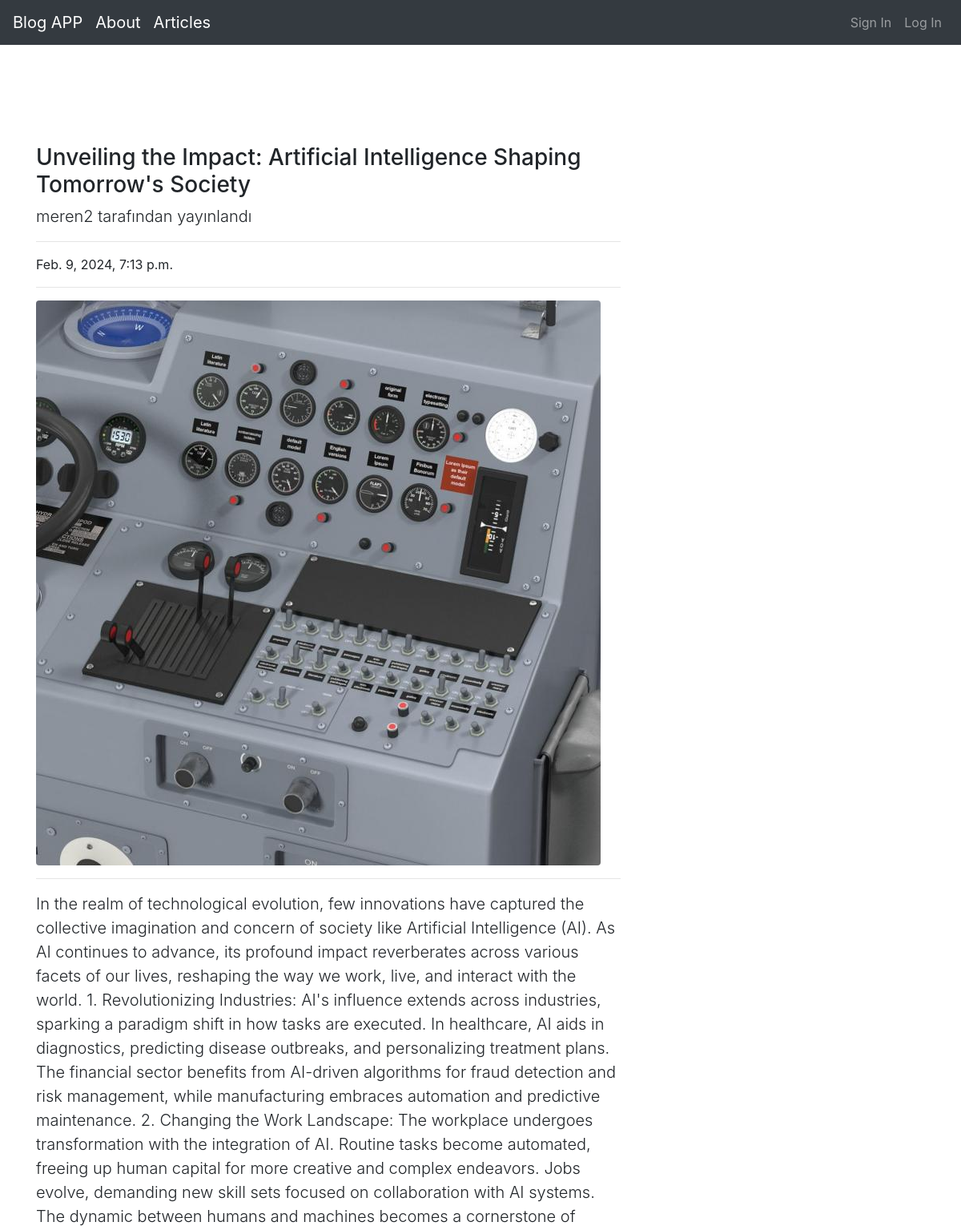
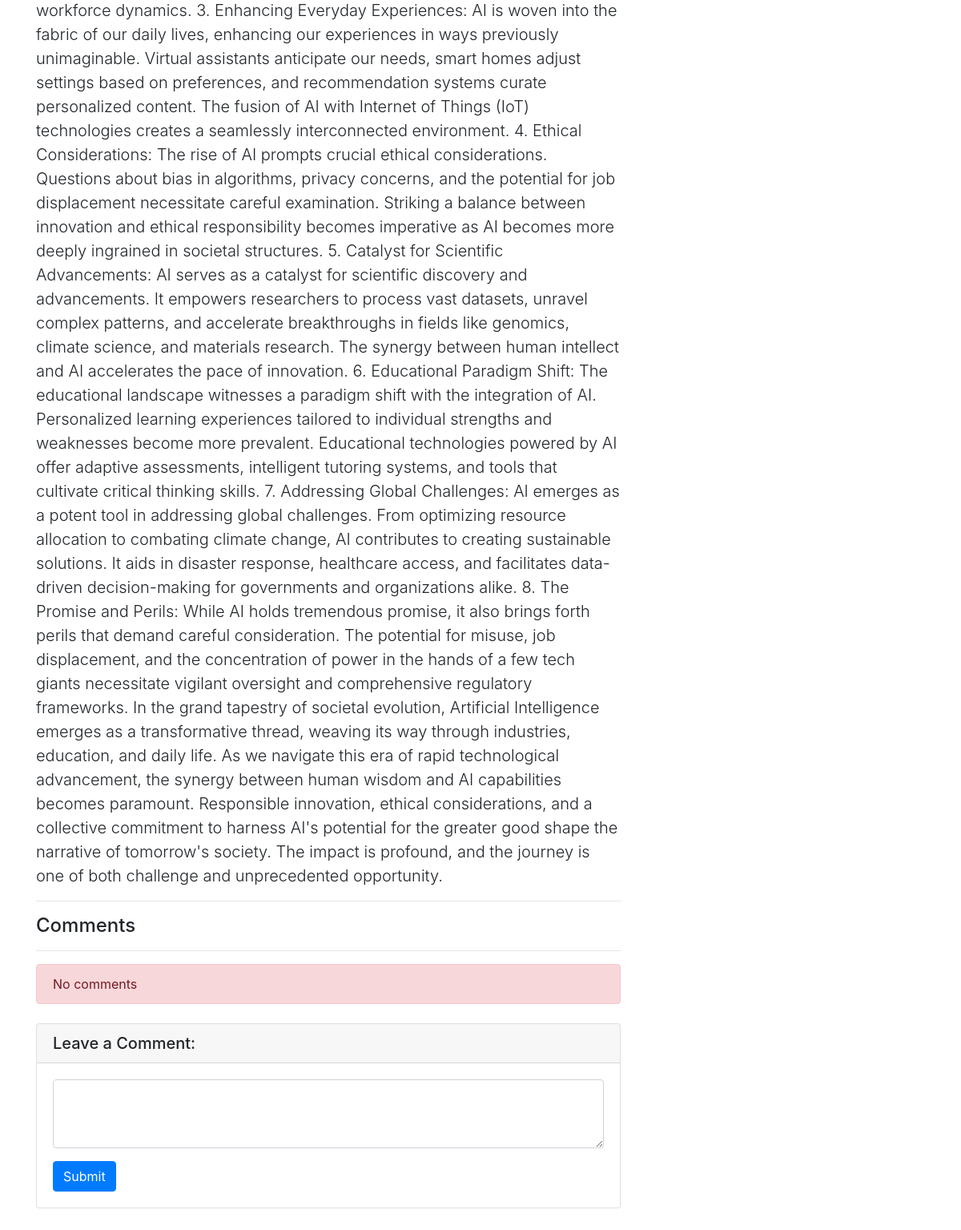
/articles/article/19, run on the app's committed database (2 pictures, top to bottom).
### article/models.py (models this page shows, shortened)
class Article(models.Model):
    author = models.ForeignKey("auth.User",on_delete=models.CASCADE)
    title = models.CharField(max_length=200)
    content = models.TextField()
    created_date = models.DateTimeField(auto_now_add=True)
    article_image = models.FileField(blank=True, null= True, verbose_name="Add file to article")
    class Meta:
        ordering = ['-created_date']

### article/views.py (the view)
# urls.py: path('article/<int:id>',views.showDetail,name="showdetail"),
def showDetail(request,id):
    article = get_object_or_404(Article,id=id)
    comments = article.comments.all()
    return render(request,"detail.html",{"article":article,"comments":comments})

### templates/detail.html (shortened to what this page needs)
{% extends "layout.html" %}
{% block body %}
<div class="row">
    <div class="col-lg-8">
      <h3 class="mt-4">{{article.title}}</h3>
      <p class="lead">
        {{article.author.username}} tarafından yayınlandı
      </p>
      <hr>
      <p>{{article.created_date}}</p>
      <hr>
      {% if article.article_image %}
      <img class="img-fluid rounded" src="{{article.article_image.url}}" alt="">
      {% endif %}
      <hr>
      <p class="lead">
          {{article.content|safe}}
      </p>
      <hr>
        <h4>Comments</h4>
    <hr>
    {% if comments %}
        {% for comment in comments %}
        <div class="media mb-4">
        <img class="d-flex mr-3 rounded-circle" src="http://placehold.it/50x50" alt="">
        <div class="media-body">
          <h5 class="mt-0">{{comment.comment_author}}</h5>
            {{ comment.comment_date }}<br>
          {{ comment.comment_content }}
        </div>
      </div>
        {% endfor %}
    {% else %}
        <div class="alert alert-danger">No comments</div>
    {% endif %}
         <div class="card my-4">
        <h5 class="card-header">Leave a Comment:</h5>
        <div class="card-body">
          <form method= "post" action="{% url 'article:comment' article.id %}">
            <div class="form-group">
              <textarea name="comment" class="form-control" rows="3"></textarea>
            </div>
            <button type="submit" class="btn btn-primary">Submit</button>
          </form>
        </div>
      </div>
        </div>
 </div>
{% endblock body %}

### data on the page
Article: title "Unveiling the Impact: Artificial Intelligence Shaping Tomorrow's Society", author.username "meren2", created_date "Feb. 9, 2024, 7:13 p.m.", article_image (picture), content "In the realm of technological evolution, few innovations have captured the collective imagination and concern of society like Artificial Intelligence (AI). As AI continues to advance, its profound impact reverberates across various facets of our lives, reshaping the way we work, live, and interact with the world. 1. Revolutionizing Industries: AI's influence extends across industries, sparking a paradigm shift in how tasks are executed. In healthcare, AI aids in diagnostics, predicting disease outbreaks, and personalizing treatment plans. The financial sector benefits from AI-driven algorithms for fraud detection and risk management, while manufacturing embraces automation and predictive…"
